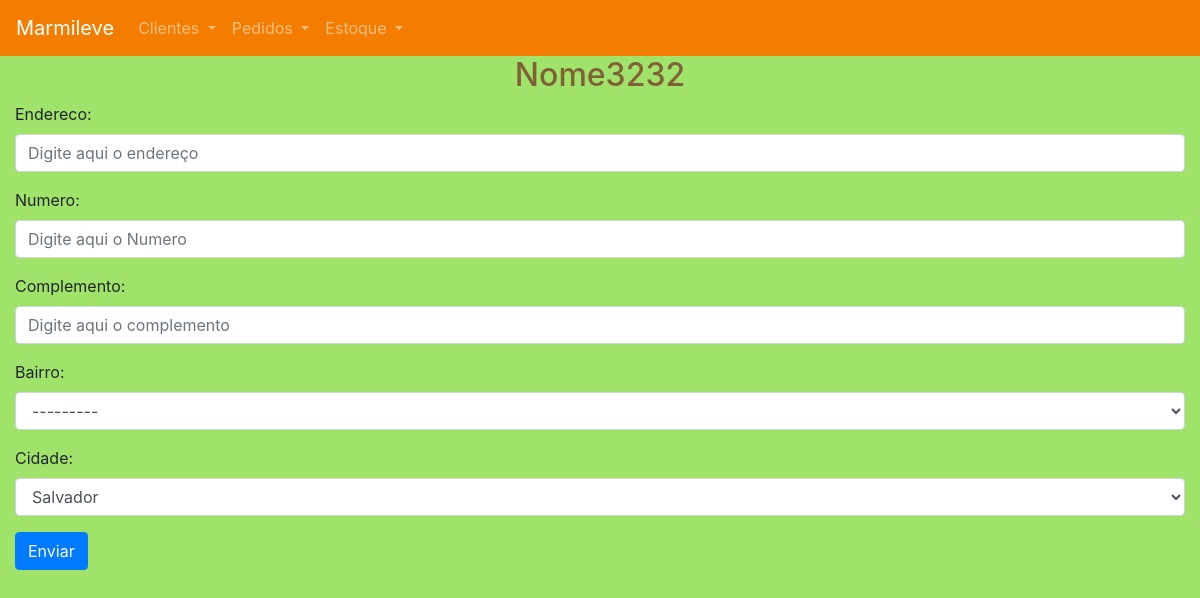
/cliente/cliente_create/16/endereco_create/, run on the app's committed database.
### sitemarmileve/models.py (models this page shows, shortened)
class Cliente(models.Model):
    nome = models.CharField(max_length=200, unique=True)
    email = models.EmailField()
    telefone = models.CharField(max_length=11)
    cpf = models.CharField(max_length=200)

class Frete(models.Model):
    bairro = models.CharField(max_length=200)
    cidade = models.CharField(max_length=200)
    valorfrete = models.FloatField()
    def __str__(self):
        return str(self.bairro)

### sitemarmileve/views.py (the view, shortened to what this page needs)
# urls.py: path('cliente/cliente_create/<int:id>/endereco_create/', endereco_create),
def endereco_create(request, id):
    template_name = 'sitemarmileve/endereco_create.html'
    obj_cliente = get_object_or_404(Cliente, pk=id)
    if request.method == 'GET':
        form = EnderecoForm()
    context = {'obj_cliente': obj_cliente,
               'form': form,
               }
    return render(request, template_name, context)

### sitemarmileve/templates/sitemarmileve/endereco_create.html
{% extends 'sitemarmileve/base.html' %}
{% block content %}
<body style="background-color: #a0e36b">
<div>
    <h2 class="text-center" style="color:#806136" >{{obj_cliente.nome}}</h2>
</div>
<div class='container-fluid'>
        <form action="." method="POST"> {% csrf_token %}
            {{ form.as_p }}
        <button type="submit" class="btn btn-primary">Enviar</button>
</form>
</div>
</body>
{% endblock %}

### sitemarmileve/static/css/estilo.css (style rules this page uses)
html, body { height: 100%; }

### data on the page
Cliente: nome "Nome3232"
Frete: bairro "---------"
Frete: cidade "Salvador"
